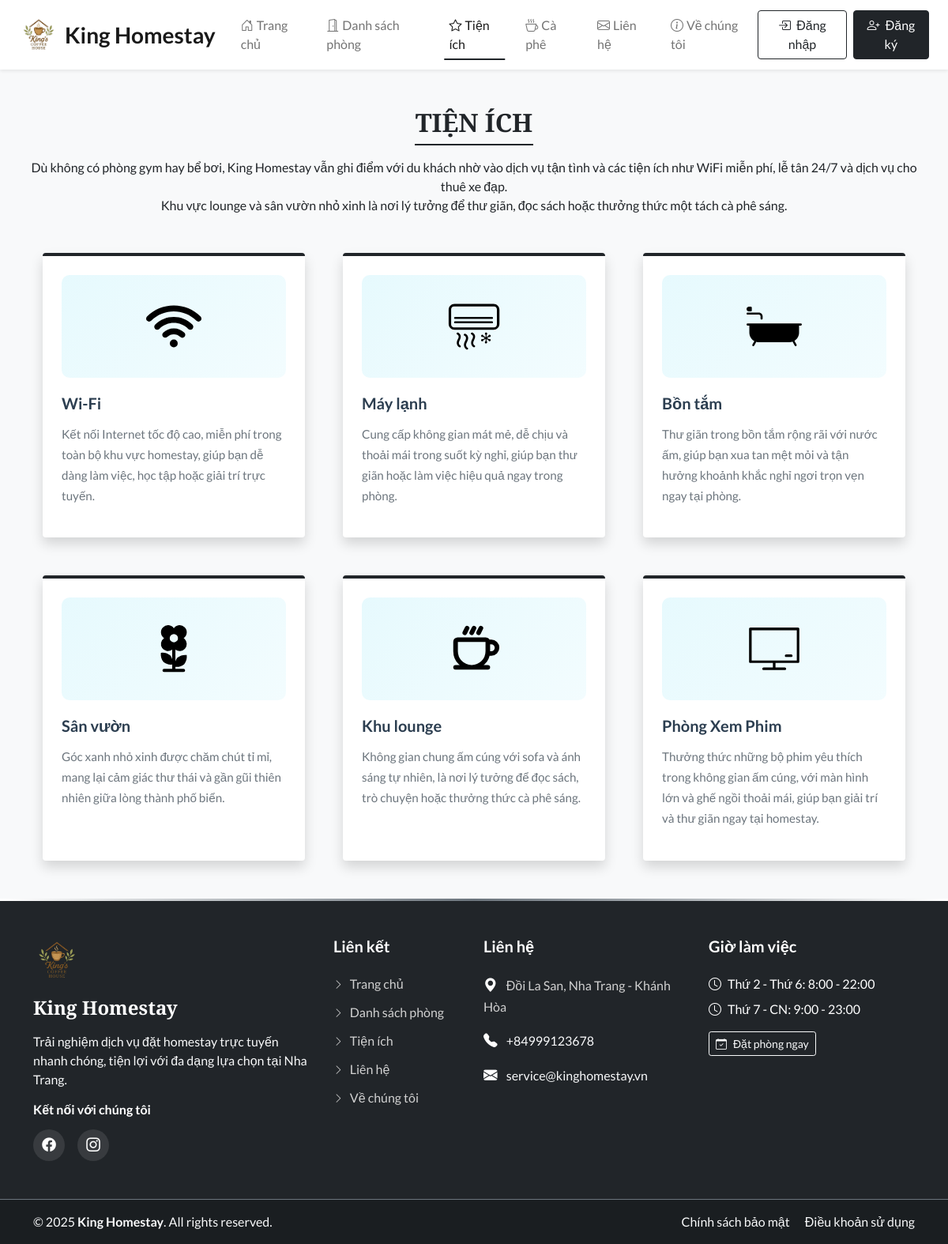
Screenshot of /facilities.php with the database file from the repository.
### tables this page shows
CREATE TABLE `settings` (
  `sr_no` int(11) NOT NULL,
  `site_title` varchar(50) NOT NULL,
  `site_about` varchar(250) NOT NULL,
  `shutdown` tinyint(1) NOT NULL
);

CREATE TABLE `facilities` (
  `id` int(11) NOT NULL,
  `icon` varchar(100) NOT NULL,
  `name` varchar(50) NOT NULL,
  `description` varchar(250) NOT NULL
);

CREATE TABLE `contact_details` (
  `sr_no` int(11) NOT NULL,
  `address` varchar(50) NOT NULL,
  `gmap` varchar(100) NOT NULL,
  `pn1` bigint(20) NOT NULL,
  `email` varchar(100) NOT NULL,
  `fb` varchar(100) NOT NULL,
  `insta` varchar(100) NOT NULL,
  `tw` varchar(100) NOT NULL,
  `iframe` varchar(300) NOT NULL
);

### admin/inc/db_config.php (called while the page is built, shortened)
<?php
  function selectAll($table) {
    $con = $GLOBALS['con'];
    $res = mysqli_query($con, "SELECT * FROM $table");
    return $res;
  }
  function select($sql, $values, $datatypes) {
    $con = $GLOBALS['con'];
    if($stmt = mysqli_prepare($con, $sql)){
      mysqli_stmt_bind_param($stmt, $datatypes, ...$values);
      if(mysqli_stmt_execute($stmt)){
        $res = mysqli_stmt_get_result($stmt);
        return $res;
      }
      else{
        mysqli_stmt_close($stmt);
        die("Query cannot be executed - Execute");
      }
    }
    else{
      die("Query cannot be executed - Select");
    }
  }
?>

### facilities.php (the view, shortened to what this page needs)
<!DOCTYPE html>
<html lang="en">
<head>
  <?php require('inc/links.php'); ?>
</head>
<body class="bg-light">
  <?php require('inc/header.php'); ?>
  <div class="my-5 px-4">
    <h2 class="fw-bold h-font text-center">TIỆN ÍCH</h2>
    <div class="h-line bg-dark"></div>
    <p class="text-center mt-3">
    Dù không có phòng gym hay bể bơi, King Homestay vẫn ghi điểm với du khách nhờ vào dịch vụ tận tình và các tiện ích như WiFi miễn phí, lễ tân 24/7 và dịch vụ cho thuê xe đạp.
    <br>Khu vực lounge và sân vườn nhỏ xinh là nơi lý tưởng để thư giãn, đọc sách hoặc thưởng thức một tách cà phê sáng.
    </p>
  </div>
  <div class="container">
    <div class="row">
      <?php
        $res = selectAll('facilities');
        $path = FACILITIES_IMG_PATH;
        while($row = mysqli_fetch_assoc($res)){
          echo<<<data
            <div class="col-lg-4 col-md-6 mb-5 px-4">
              <div class="bg-white rounded shadow p-4 border-top border-4 border-dark pop facility-card">
                <div class="facility-icon-box">
                  <img src="$path$row[icon]" alt="$row[name]">
                </div>
                <h5 class="facility-title">$row[name]</h5>
                <p class="facility-description">$row[description]</p>
              </div>
            </div>
          data;
        }
      ?>
    </div>
  </div>
  <?php require('inc/footer.php'); ?>
</body>
</html>

### inc/header.php (shortened to what this page needs)
<nav id="nav-bar" class="navbar navbar-expand-lg navbar-light bg-white shadow-sm sticky-top">
  <div class="container-fluid px-lg-4">
    <a class="navbar-brand d-flex align-items-center fw-bold fs-3 h-font order-lg-1" href="index.php">
      <img src="images/logohm.png" alt="Logo" width="50" height="50" class="me-2">
      <span class="d-none d-lg-inline"><?php echo $settings_r['site_title'] ?></span>
    </a>
    <div class="d-flex align-items-center order-lg-3 ms-auto">
      <?php
        if(isset($_SESSION['login']) && $_SESSION['login']==true)
        {
          $path = USERS_IMG_PATH;
          echo<<<data
            <div class="dropdown">
              <button class="btn btn-light shadow-none d-flex align-items-center dropdown-toggle" type="button" data-bs-toggle="dropdown" aria-expanded="false">
                <img src="$path$_SESSION[uPic]" style="width: 35px; height: 35px;" class="rounded-circle me-2">
                <span class="d-none d-md-inline">$_SESSION[uName]</span>
              </button>
              <ul class="dropdown-menu dropdown-menu-end shadow">
                <li><a class="dropdown-item" href="profile.php"><i class="bi bi-person me-2"></i>Hồ sơ cá nhân</a></li>
                <li><a class="dropdown-item" href="bookings.php"><i class="bi bi-calendar-check me-2"></i>Lịch sử đặt phòng</a></li>
                <li><hr class="dropdown-divider"></li>
                <li><a class="dropdown-item text-danger" href="logout.php"><i class="bi bi-box-arrow-right me-2"></i>Đăng xuất</a></li>
              </ul>
            </div>
          data;
        }
        else
        {
          echo<<<data
            <button type="button" class="btn btn-outline-dark shadow-none me-2" data-bs-toggle="modal" data-bs-target="#loginModal">
              <i class="bi bi-box-arrow-in-right me-1"></i>
              <span class="d-none d-sm-inline">Đăng nhập</span>
            </button>
            <button type="button" class="btn btn-dark shadow-none" data-bs-toggle="modal" data-bs-target="#registerModal">
              <i class="bi bi-person-plus me-1"></i>
              <span class="d-none d-sm-inline">Đăng ký</span>
            </button>
          data;
        }
      ?>
    </div>
    <div class="collapse navbar-collapse order-lg-2" id="navbarSupportedContent">
      <ul class="navbar-nav me-auto mb-2 mb-lg-0">
        <li class="nav-item">
          <a class="nav-link px-3" href="index.php">
            <i class="bi bi-house-door me-1"></i>Trang chủ
          </a>
        </li>
        <li class="nav-item">
          <a class="nav-link px-3" href="rooms.php">
            <i class="bi bi-door-open me-1"></i>Danh sách phòng
          </a>
        </li>
        <li class="nav-item">
          <a class="nav-link px-3" href="facilities.php">
            <i class="bi bi-star me-1"></i>Tiện ích
          </a>
        </li>
        <li class="nav-item">
          <a class="nav-link px-3" href="coffee.php">
            <i class="bi bi-cup-hot me-1"></i>Cà phê
          </a>
        </li>
        <li class="nav-item">
          <a class="nav-link px-3" href="contact.php">
            <i class="bi bi-envelope me-1"></i>Liên hệ
          </a>
        </li>
        <li class="nav-item">
          <a class="nav-link px-3" href="about.php">
            <i class="bi bi-info-circle me-1"></i>Về chúng tôi
          </a>
        </li>
      </ul>
    </div>
  </div>
</nav>

### inc/footer.php (shortened to what this page needs)
<footer class="footer-section bg-dark text-white">
  <div class="container py-5">
    <div class="row g-4">
      <div class="col-lg-4 col-md-6">
        <div class="footer-brand mb-3">
          <img src="images/logohm.png" alt="Logo" width="60" height="60" class="mb-3">
          <h3 class="h-font fw-bold fs-4 text-white"><?php echo $settings_r['site_title'] ?></h3>
        </div>
        <p class="text-light mb-3">
          <?php echo $settings_r['site_about'] ?>
        </p>
        <div class="social-links">
          <h6 class="fw-bold mb-3">Kết nối với chúng tôi</h6>
          <div class="d-flex gap-3">
            <a href="<?php echo $contact_r['fb'] ?>" class="social-icon" target="_blank" rel="noopener">
              <i class="bi bi-facebook"></i>
            </a>
            <a href="<?php echo $contact_r['insta'] ?>" class="social-icon" target="_blank" rel="noopener">
              <i class="bi bi-instagram"></i>
            </a>
          </div>
        </div>
      </div>
      <div class="col-lg-2 col-md-6">
        <h5 class="fw-bold mb-4 text-white">Liên kết</h5>
        <ul class="footer-links list-unstyled">
          <li><a href="index.php"><i class="bi bi-chevron-right me-2"></i>Trang chủ</a></li>
          <li><a href="rooms.php"><i class="bi bi-chevron-right me-2"></i>Danh sách phòng</a></li>
          <li><a href="facilities.php"><i class="bi bi-chevron-right me-2"></i>Tiện ích</a></li>
          <li><a href="contact.php"><i class="bi bi-chevron-right me-2"></i>Liên hệ</a></li>
          <li><a href="about.php"><i class="bi bi-chevron-right me-2"></i>Về chúng tôi</a></li>
        </ul>
      </div>
      <div class="col-lg-3 col-md-6">
        <h5 class="fw-bold mb-4 text-white">Liên hệ</h5>
        <ul class="list-unstyled contact-info">
          <li class="mb-3">
            <i class="bi bi-geo-alt-fill me-2"></i>
            <span><?php echo $contact_r['address'] ?? 'Địa chỉ homestay' ?></span>
          </li>
          <li class="mb-3">
            <i class="bi bi-telephone-fill me-2"></i>
            <a href="tel:<?php echo $contact_r['pn1'] ?? '' ?>" class="text-light text-decoration-none">
              +<?php echo $contact_r['pn1'] ?? 'Số điện thoại' ?>
            </a>
          </li>
          <li class="mb-3">
            <i class="bi bi-envelope-fill me-2"></i>
            <a href="mailto:<?php echo $contact_r['email'] ?? '' ?>" class="text-light text-decoration-none">
              <?php echo $contact_r['email'] ?? 'Email liên hệ' ?>
            </a>
          </li>
        </ul>
      </div>
      <div class="col-lg-3 col-md-6">
        <h5 class="fw-bold mb-4 text-white">Giờ làm việc</h5>
        <ul class="list-unstyled">
          <li class="mb-2"><i class="bi bi-clock me-2"></i>Thứ 2 - Thứ 6: 8:00 - 22:00</li>
          <li class="mb-2"><i class="bi bi-clock me-2"></i>Thứ 7 - CN: 9:00 - 23:00</li>
          <li class="mt-3">
            <button class="btn btn-outline-light btn-sm">
              <i class="bi bi-calendar-check me-2"></i>Đặt phòng ngay
            </button>
          </li>
        </ul>
      </div>
    </div>
  </div>
  <div class="footer-bottom py-3 border-top border-secondary">
    <div class="container">
      <div class="row align-items-center">
        <div class="col-md-6 text-center text-md-start mb-2 mb-md-0">
          <p class="mb-0 text-light">
            © <?php echo date("Y"); ?> <strong><?php echo $settings_r['site_title'] ?></strong>. All rights reserved.
          </p>
        </div>
        <div class="col-md-6 text-center text-md-end">
          <p class="mb-0 text-light">
            <a href="#" class="text-light text-decoration-none me-3">Chính sách bảo mật</a>
            <a href="#" class="text-light text-decoration-none">Điều khoản sử dụng</a>
          </p>
        </div>
      </div>
    </div>
  </div>
</footer>

### css/common.css (style rules this page uses)
:root { --teal: #2D6A4F; --teal_hover: #2D6A4F; }
* { font-family: 'Lato', sans-serif; }
.h-font { font-family: 'Merriweather', serif; }
.h-line { width: 150px; margin: 0 auto; height: 1.7px; }

### facilities.php (style rules this page uses)
.facility-card { height: 100%; display: flex; flex-direction: column; }
.facility-icon-box { background: linear-gradient(135deg, rgba(13,202,240,0.1) 0%, rgba(13,202,240,0.05) 100%); padding: 30px; text-align: center; border-radius: 10px; margin-bottom: 20px; }
.facility-icon-box img { width: 70px; height: 70px; object-fit: contain; }
.facility-title { font-size: 1.25rem; font-weight: 600; margin-bottom: 15px; color: #2c3e50; }
.facility-description { color: #6c757d; line-height: 1.7; font-size: 0.95rem; }

### inc/header.php (style rules this page uses)
#nav-bar { padding: 0.75rem 0; transition: all 0.3s ease; }
.navbar-brand { font-size: 1.5rem; transition: transform 0.3s ease; }
.nav-link { font-weight: 500; position: relative; transition: color 0.3s ease; }
.nav-link::after { content: ''; position: absolute; bottom: 0; left: 50%; width: 0; height: 2px; background-color: #212529; transition: all 0.3s ease; transform: translateX(-50%); }
.nav-link:hover::after, .nav-link.active::after { width: 80%; }

### inc/footer.php (style rules this page uses)
.footer-section { position: relative; overflow: hidden; }
.footer-section::before { content: ''; position: absolute; top: 0; left: 0; right: 0; height: 3px; background: linear-gradient(90deg, #fff, #6c757d, #fff); }
.footer-brand h3 { margin-bottom: 0; }
.social-icon { width: 40px; height: 40px; display: inline-flex; align-items: center; justify-content: center; background-color: rgba(255, 255, 255, 0.1); color: #fff; border-radius: 50%; text-decoration: none; transition: all 0.3s ease; font-size: 1.1rem; }
.footer-links li { margin-bottom: 0.75rem; }
.footer-links a { color: #d1d1d1; text-decoration: none; transition: all 0.3s ease; display: inline-block; }
.footer-links i { font-size: 0.8rem; transition: transform 0.3s ease; }
.contact-info li { color: #d1d1d1; line-height: 1.6; }
.contact-info i { color: #fff; font-size: 1.1rem; }
.footer-bottom { background-color: rgba(0, 0, 0, 0.2); }

### rows the page displays
settings: site_title "King Homestay", site_about "Trải nghiệm dịch vụ đặt homestay trực tuyến nhanh chóng, tiện lợi với đa dạng lựa chọn tại Nha Trang."
facilities: icon (picture), name "Wi-Fi", description "Kết nối Internet tốc độ cao, miễn phí trong toàn bộ khu vực homestay, giúp bạn dễ dàng làm việc, học tập hoặc giải trí trực tuyến."
facilities: icon (picture), name "Máy lạnh", description "Cung cấp không gian mát mẻ, dễ chịu và thoải mái trong suốt kỳ nghỉ, giúp bạn thư giãn hoặc làm việc hiệu quả ngay trong phòng."
facilities: icon (picture), name "Bồn tắm", description "Thư giãn trong bồn tắm rộng rãi với nước ấm, giúp bạn xua tan mệt mỏi và tận hưởng khoảnh khắc nghỉ ngơi trọn vẹn ngay tại phòng."
facilities: icon (picture), name "Sân vườn", description "Góc xanh nhỏ xinh được chăm chút tỉ mỉ, mang lại cảm giác thư thái và gần gũi thiên nhiên giữa lòng thành phố biển."
facilities: icon (picture), name "Khu lounge", description "Không gian chung ấm cúng với sofa và ánh sáng tự nhiên, là nơi lý tưởng để đọc sách, trò chuyện hoặc thưởng thức cà phê sáng."
facilities: icon (picture), name "Phòng Xem Phim", description "Thưởng thức những bộ phim yêu thích trong không gian ấm cúng, với màn hình lớn và ghế ngồi thoải mái, giúp bạn giải trí và thư giãn ngay tại homestay."
contact_details: address "Đồi La San, Nha Trang - Khánh Hòa", pn1 "84999123678", email "service@kinghomestay.vn"
